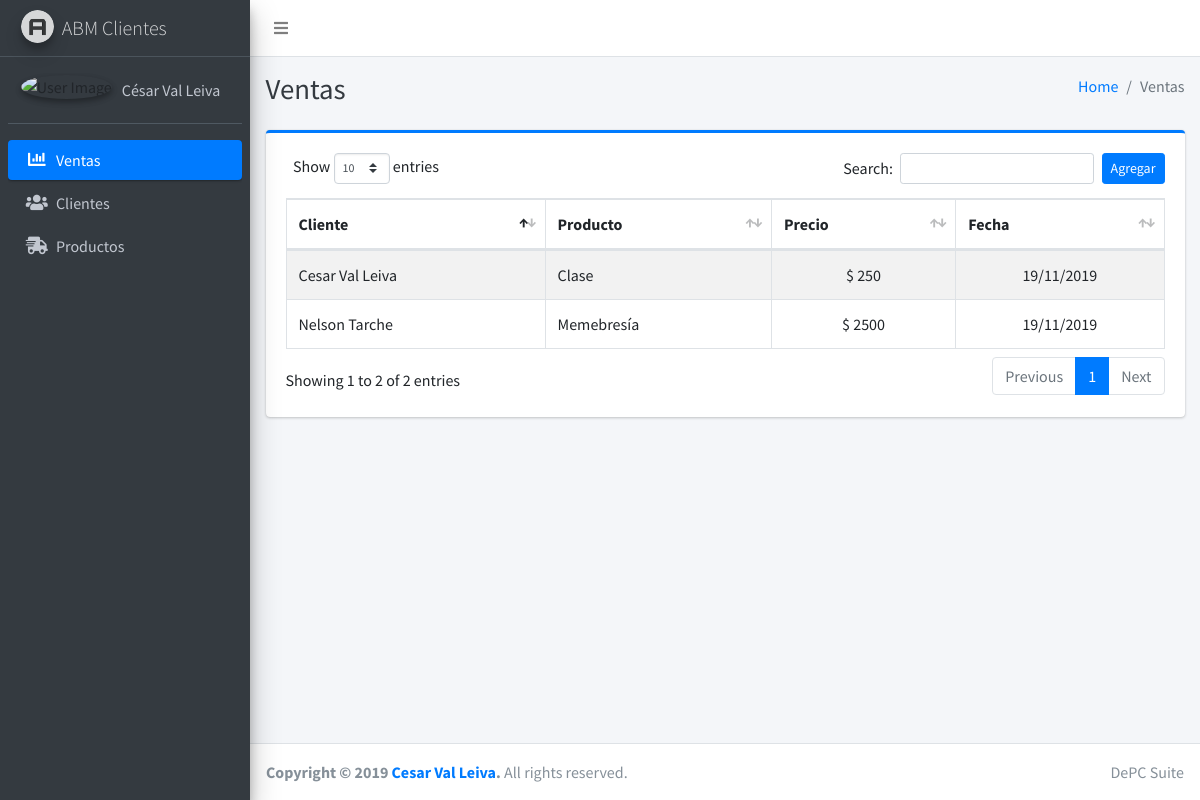
The page / on the database its author committed.
### tables this page shows
CREATE TABLE `ventas` (
  `idventa` int(11) NOT NULL,
  `idcliente` int(10) NOT NULL,
  `idproducto` int(10) NOT NULL,
  `fecha` date NOT NULL,
  `precio` int(10) NOT NULL
);

CREATE TABLE `clientes` (
  `idcliente` int(11) NOT NULL,
  `dni` int(10) NOT NULL,
  `nombre` varchar(50) NOT NULL,
  `telefono` int(20) NOT NULL,
  `correo` varchar(100) NOT NULL
);

CREATE TABLE `productos` (
  `idproducto` int(11) NOT NULL,
  `nombre` varchar(50) NOT NULL,
  `precio` decimal(10,0) NOT NULL,
  `cantidad` int(10) NOT NULL,
  `descripcion` text NOT NULL
);

### entidades/venta.php (called while the page is built, shortened)
<?php
class Venta{
    public function __get($atributo) {
        return $this->$atributo;
    }
    public function __set($atributo, $valor) {
        return $this;
    }
    public function obtenerTodos(){
        $mysqli = new mysqli(Constante::BBDD_HOST, Constante::BBDD_USUARIO, Constante::BBDD_CLAVE, Constante::BBDD_NOMBRE);
        $resultado = $mysqli->query("SELECT C.nombre AS Cliente, P.nombre AS Producto, V.precio AS Precio, V.fecha AS Fecha
            FROM ventas V JOIN clientes C
            ON V.idcliente=C.idcliente
            JOIN productos P
            ON P.idproducto = V.idproducto");
            if($resultado){
            while ($fila = $resultado->fetch_assoc()) {
                $obj = new Venta();
                $obj->cliente = $fila["Cliente"];
                $obj->producto = $fila["Producto"];
                $obj->precio = $fila["Precio"];
                $obj->fecha = $fila["Fecha"];
                $aVenta[] = $obj;
            }
            return $aVenta;
        }
    }
}
?>

### index.php (the view, shortened to what this page needs)
<?php
$page = "Ventas";
include_once "entidades/venta.php";
$venta = new Venta();
$aVentas = $venta->obtenerTodos();
?>
<!DOCTYPE html>
<html lang="en">
<head>
  <link rel="stylesheet" href="plugins/fontawesome-free/css/all.min.css">
  <link rel="stylesheet" href="https://code.ionicframework.com/ionicons/2.0.1/css/ionicons.min.css">
  <link rel="stylesheet" href="plugins/datatables-bs4/css/dataTables.bootstrap4.css">
  <link rel="stylesheet" href="dist/css/adminlte.min.css">
</head>
<body class="hold-transition sidebar-mini">
<div class="wrapper">
  <?php include_once "includes/menu.php"; ?>
  <div class="content-wrapper">
    <div class="content-header">
      <div class="container-fluid">
        <div class="row mb-2">
          <div class="col-sm-6">
            <h1 class="m-0 text-dark"><?php echo $page; ?></h1>
          </div>
          <div class="col-sm-6">
            <ol class="breadcrumb float-sm-right">
              <li class="breadcrumb-item"><a href="#">Home</a></li>
              <li class="breadcrumb-item active"><?php echo $page; ?></li>
            </ol>
          </div>
        </div>
      </div>
    </div>
    <div class="content">
      <div class="container-fluid">
        <div class="row">
          <div class="col">
            <div class="card card-primary card-outline">
              <div class="card-body">
                <button type="button" class="btn btn-primary btn-sm float-right" data-toggle="modal" data-target="#modal-sm">Agregar</button>
                <table id="example1" class="table table-bordered table-striped">
                  <thead>
                  <tr>
                    <th>Cliente</th>
                    <th>Producto</th>
                    <th>Precio</th>
                    <th>Fecha</th>
                  </tr>
                  </thead>
                  <tbody>
                    <?php if($aVentas != ""){ foreach ($aVentas as $venta) : ?>
                      <tr>
                        <td><?php echo $venta->cliente; ?></td>
                        <td><?php echo $venta->producto; ?></td>
                        <td align="center">$ <?php echo $venta->precio; ?></td>
                        <td align="center"><?php echo date("d/m/Y", strtotime($venta->fecha)); ?></td>
                      </tr>
                    <?php endforeach; }?>
                </tbody>
              </table>
              </div>
            </div>
          </div>
        </div>
      </div>
    </div>
  </div>
 <?php include_once "includes/footer.php"; ?>
</div>
</body>
</html>

### rows shown on the page
ventas: idcliente.nombre "Cesar Val Leiva", idproducto.nombre "Clase", precio "250", fecha "19/11/2019"
ventas: idcliente.nombre "Nelson Tarche", idproducto.nombre "Memebresía", precio "2500", fecha "19/11/2019"

### other values the page prints
$page "Ventas"
